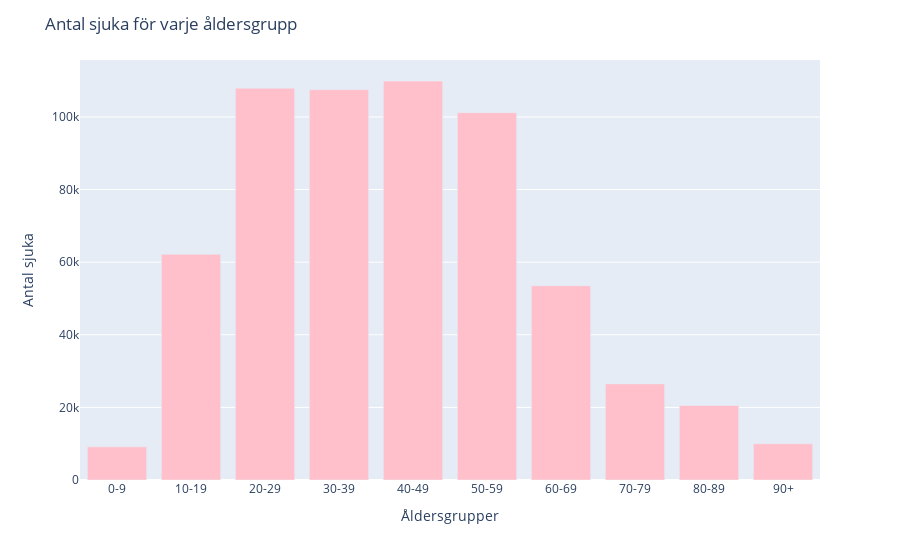

The notebook cell saved with this chart:
### Code cell
import pandas as pd
import plotly.express as px

#Läser in filen som behövs
ålder_df = pd.read_csv("National_Total_Deaths_by_Age_Group.csv")

fig = px.bar(ålder_df, x="Age_Group", y="Total_Cases") #Skapar ett stapeldiagram där x-axeln är åldersgrupperna och y-axlen är antalet sjuka
fig.update_layout(
    title="Antal sjuka för varje åldersgrupp", #Ger grafen en titel
    xaxis_title="Åldersgrupper", #Ger x-axeln ett namn
    yaxis_title="Antal sjuka" #Ger y-axeln ett namn
)
fig.update_traces(
    marker_color="pink") #Ändrar staplarnas färger
fig.show()

### Figure 1 — Plotly figure (JSON) as saved in the notebook; plotly's stock layout.template omitted (floating-point values rounded to 4 significant figures)
{"data": [{"alignmentgroup": "True", "hovertemplate": "Age_Group=%{x}<br>Total_Cases=%{y}<extra></extra>", "legendgroup": "", "marker": {"color": "pink"}, "name": "", "offsetgroup": "", "orientation": "v", "showlegend": false, "textposition": "auto", "type": "bar", "x": ["0-9", "10-19", "20-29", "30-39", "40-49", "50-59", "60-69", "70-79", "80-89", "90+"], "xaxis": "x", "y": [9127, 62180, 107936, 107508, 109903, 101188, 53511, 26476, 20538, 9980], "yaxis": "y"}], "layout": {"barmode": "relative", "legend": {"tracegroupgap": 0}, "margin": {"t": 60}, "title": {"text": "Antal sjuka för varje åldersgrupp"}, "xaxis": {"anchor": "y", "domain": [0, 1], "title": {"text": "Åldersgrupper"}}, "yaxis": {"anchor": "x", "domain": [0, 1], "title": {"text": "Antal sjuka"}}}}
